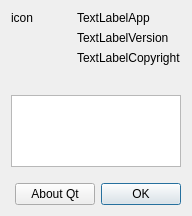
<?xml version="1.0" encoding="UTF-8"?>
<ui version="4.0">
 <class>AboutDialog</class>
 <widget class="QDialog" name="AboutDialog">
  <property name="geometry">
   <rect>
    <x>0</x>
    <y>0</y>
    <width>192</width>
    <height>216</height>
   </rect>
  </property>
  <property name="sizePolicy">
   <sizepolicy hsizetype="Preferred" vsizetype="Preferred">
    <horstretch>0</horstretch>
    <verstretch>0</verstretch>
   </sizepolicy>
  </property>
  <property name="windowTitle">
   <string>Dialog</string>
  </property>
  <layout class="QVBoxLayout" name="verticalLayout_2">
   <item>
    <layout class="QHBoxLayout" name="horizontalLayout_2">
     <item>
      <layout class="QVBoxLayout" name="verticalLayout_3">
       <item>
        <widget class="QLabel" name="labelIcon">
         <property name="sizePolicy">
          <sizepolicy hsizetype="Minimum" vsizetype="Minimum">
           <horstretch>0</horstretch>
           <verstretch>0</verstretch>
          </sizepolicy>
         </property>
         <property name="text">
          <string>icon</string>
         </property>
        </widget>
       </item>
       <item>
        <spacer name="verticalSpacer">
         <property name="orientation">
          <enum>Qt::Vertical</enum>
         </property>
         <property name="sizeHint" stdset="0">
          <size>
           <width>20</width>
           <height>40</height>
          </size>
         </property>
        </spacer>
       </item>
      </layout>
     </item>
     <item>
      <layout class="QVBoxLayout" name="verticalLayout">
       <item>
        <widget class="QLabel" name="labelAppName">
         <property name="text">
          <string>TextLabelApp</string>
         </property>
        </widget>
       </item>
       <item>
        <widget class="QLabel" name="labelAppVersion">
         <property name="text">
          <string>TextLabelVersion</string>
         </property>
        </widget>
       </item>
       <item>
        <widget class="QLabel" name="labelAppCopyright">
         <property name="text">
          <string>TextLabelCopyright</string>
         </property>
        </widget>
       </item>
       <item>
        <spacer name="verticalSpacer_4">
         <property name="orientation">
          <enum>Qt::Vertical</enum>
         </property>
         <property name="sizeHint" stdset="0">
          <size>
           <width>20</width>
           <height>40</height>
          </size>
         </property>
        </spacer>
       </item>
      </layout>
     </item>
    </layout>
   </item>
   <item>
    <spacer name="verticalSpacer_3">
     <property name="orientation">
      <enum>Qt::Vertical</enum>
     </property>
     <property name="sizeType">
      <enum>QSizePolicy::Fixed</enum>
     </property>
     <property name="sizeHint" stdset="0">
      <size>
       <width>20</width>
       <height>10</height>
      </size>
     </property>
    </spacer>
   </item>
   <item>
    <widget class="QTextEdit" name="textEditInfo">
     <property name="sizePolicy">
      <sizepolicy hsizetype="Expanding" vsizetype="MinimumExpanding">
       <horstretch>0</horstretch>
       <verstretch>0</verstretch>
      </sizepolicy>
     </property>
     <property name="minimumSize">
      <size>
       <width>0</width>
       <height>0</height>
      </size>
     </property>
     <property name="autoFillBackground">
      <bool>false</bool>
     </property>
     <property name="verticalScrollBarPolicy">
      <enum>Qt::ScrollBarAsNeeded</enum>
     </property>
     <property name="horizontalScrollBarPolicy">
      <enum>Qt::ScrollBarAsNeeded</enum>
     </property>
     <property name="sizeAdjustPolicy">
      <enum>QAbstractScrollArea::AdjustToContents</enum>
     </property>
     <property name="readOnly">
      <bool>true</bool>
     </property>
     <property name="textInteractionFlags">
      <set>Qt::TextSelectableByMouse</set>
     </property>
    </widget>
   </item>
   <item>
    <spacer name="verticalSpacer_2">
     <property name="orientation">
      <enum>Qt::Vertical</enum>
     </property>
     <property name="sizeType">
      <enum>QSizePolicy::Fixed</enum>
     </property>
     <property name="sizeHint" stdset="0">
      <size>
       <width>20</width>
       <height>10</height>
      </size>
     </property>
    </spacer>
   </item>
   <item>
    <layout class="QHBoxLayout" name="horizontalLayout">
     <item>
      <spacer name="horizontalSpacer">
       <property name="orientation">
        <enum>Qt::Horizontal</enum>
       </property>
       <property name="sizeHint" stdset="0">
        <size>
         <width>40</width>
         <height>20</height>
        </size>
       </property>
      </spacer>
     </item>
     <item>
      <widget class="QPushButton" name="pushButtonAboutQt">
       <property name="focusPolicy">
        <enum>Qt::ClickFocus</enum>
       </property>
       <property name="text">
        <string>About Qt</string>
       </property>
       <property name="autoDefault">
        <bool>false</bool>
       </property>
      </widget>
     </item>
     <item>
      <widget class="QPushButton" name="pushButtonOk">
       <property name="text">
        <string>OK</string>
       </property>
      </widget>
     </item>
    </layout>
   </item>
  </layout>
 </widget>
 <resources/>
 <connections/>
</ui>
